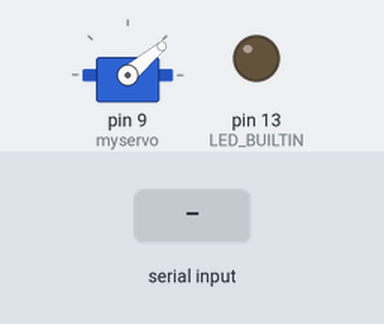
This sketch was run on a simulated Arduino Uno, built with avr-gcc and run on an emulated ATmega328P. On the bench: servo, output pins drawn as LEDs (lit = HIGH). The test bench sets the inputs (shaded band).

Above: at 1.2 s.
1.3 s: "90,45\n" received over Serial
At 4.0 s:
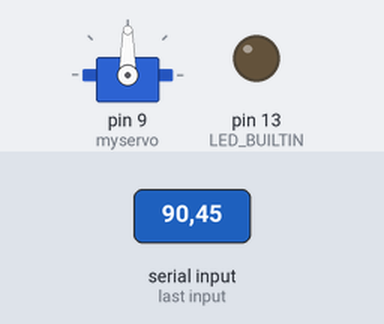
4.3 s: "30,150\n" received over Serial
At 4.76 s:
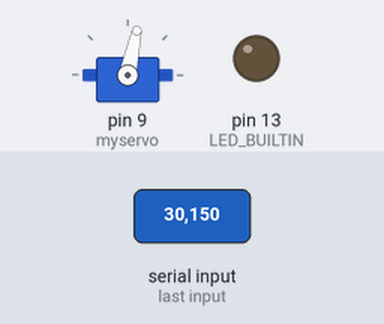
7.3 s: "5\n" received over Serial
At 8.6 s:
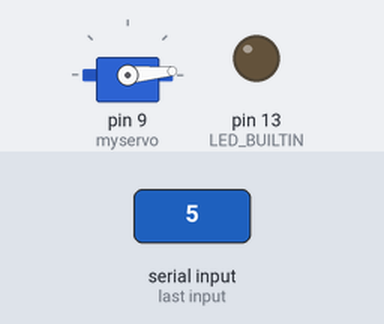
10.3 s: "90\n" received over Serial
At 10.89 s:
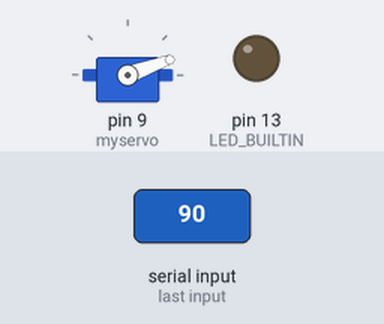
13.3 s: "200\n" received over Serial
Timing chart, 0 to 18.8 s (numbered marks = the images above; inputs shaded):
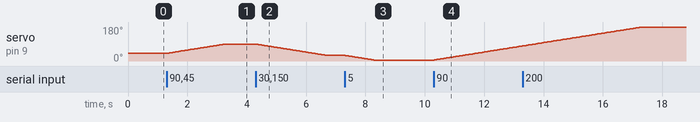

The sketch:

interpolation.ino
```cpp
///////// library and parameter setting ///////////////////////
# include <Servo.h>

String InBytes;
int BytesToInt = 40;
int CurrentPos = 40;
int oldValue = 40;
int current_value = 40;
int x= 0;
int toggle = 0;
int slowly = 40;

Servo myservo;
///////////////////////////////////////////////////////////////


//////// interpolation function ///////////////////////////////
void Interpolate1 (int NextPos, float N){
  NextPos = constrain(NextPos, 40, 120);
  CurrentPos = myservo.read();
  for (float i = 1.0; i <= N; i++){
    myservo.write(Lerp(CurrentPos, NextPos, EaseOut(i/N)));
    //delay(5);
  }
  }

int Lerp(int CurrentPos, int NextPos, float pc){
  int LerpReturn = CurrentPos + (NextPos - CurrentPos) * pc;
  return LerpReturn;
}

float EaseIn (float pc){
  return pc * pc;
}

float EaseOut (float pc){
  return (1 - (pc - 1) * (pc - 1));
}

float EaseInEaseOut (float pc){
  return Lerp(EaseIn(pc), EaseOut(pc), pc);
}


void Interpolate2 (int NextPos, float pc = 0.7){
  NextPos = constrain(NextPos, 40, 120);
  CurrentPos = myservo.read();
  int ServoInput = CurrentPos + (NextPos - CurrentPos) * pc;
  myservo.write(ServoInput);
}


void Interpolate3 (int NextPos){
  CurrentPos = myservo.read();
  while (CurrentPos != NextPos){
    if (CurrentPos < NextPos){
      CurrentPos++;
      myservo.write(CurrentPos);
    }
    if (CurrentPos > NextPos){
      CurrentPos--;
      myservo.write(CurrentPos);
    }
  }
}


///////////////////////////////////////////////////////////////


//////// program enter point /////////////////////////////////
void setup() {
  myservo.attach(9);
  Serial.begin(115200);
  Serial.setTimeout(1);
  myservo.write(40);
  delay(20);

  pinMode(LED_BUILTIN, OUTPUT);
}

void loop() {
  if (Serial.available() > 0){

    InBytes = Serial.readStringUntil('\n');
    BytesToInt = InBytes.toInt();
    //Interpolate1 (BytesToInt, float(BytesToInt));


//    Interpolate2(BytesToInt);
//    Interpolate3(BytesToInt);

    // status indicator
//    x++;
//    if (x > 5){
//      digitalWrite(LED_BUILTIN, !digitalRead(LED_BUILTIN));
//      x = 0;
//    }

  }
  //BytesToInt = constrain(BytesToInt, 40, 120);
  if(BytesToInt > current_value){
      current_value ++;
    }
  if(BytesToInt < current_value){
      current_value --;
    }
  myservo.write(current_value);
  delay(slowly);
}
```

Measured:
- after the input at 1.3 s, servo on pin 9 (myservo): moves from 40° to 90° over 2.0 s, starting at once
- after the input at 4.3 s, servo on pin 9 (myservo): moves from 90° to 30° over 2.4 s, starting at once
- after the input at 7.3 s, servo on pin 9 (myservo): moves from 30° to 5° over 0.96 s, starting at once
- after the input at 10.3 s, servo on pin 9 (myservo): moves from 5° to 80° over 3.0 s, starting at once
